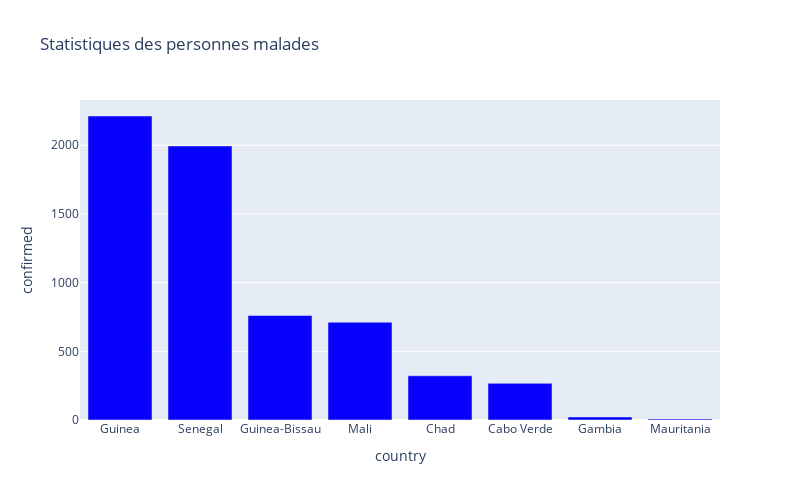

Write notebook code for a chart like this one.
### Code cell
px.bar(
    sorted_country_df.head(8),
    x = "country",
    y = "confirmed",
    title= "Statistiques des personnes malades", # the axis names
    color_discrete_sequence=["#0602FB"], 
    height=500,
    width=800
)

### Figure 1 — Plotly figure (JSON) as saved in the notebook; plotly's stock layout.template omitted (floating-point values rounded to 4 significant figures)
{"data": [{"alignmentgroup": "True", "hovertemplate": "country=%{x}<br>confirmed=%{y}<extra></extra>", "legendgroup": "", "marker": {"color": "#0602FB"}, "name": "", "offsetgroup": "", "orientation": "v", "showlegend": false, "textposition": "auto", "type": "bar", "x": ["Guinea", "Senegal", "Guinea-Bissau", "Mali", "Chad", "Cabo Verde", "Gambia", "Mauritania"], "xaxis": "x", "y": [2213, 1995, 761, 712, 322, 267, 22, 8], "yaxis": "y"}], "layout": {"barmode": "relative", "height": 500, "legend": {"tracegroupgap": 0}, "title": {"text": "Statistiques des personnes malades"}, "width": 800, "xaxis": {"anchor": "y", "domain": [0, 1], "title": {"text": "country"}}, "yaxis": {"anchor": "x", "domain": [0, 1], "title": {"text": "confirmed"}}}}
